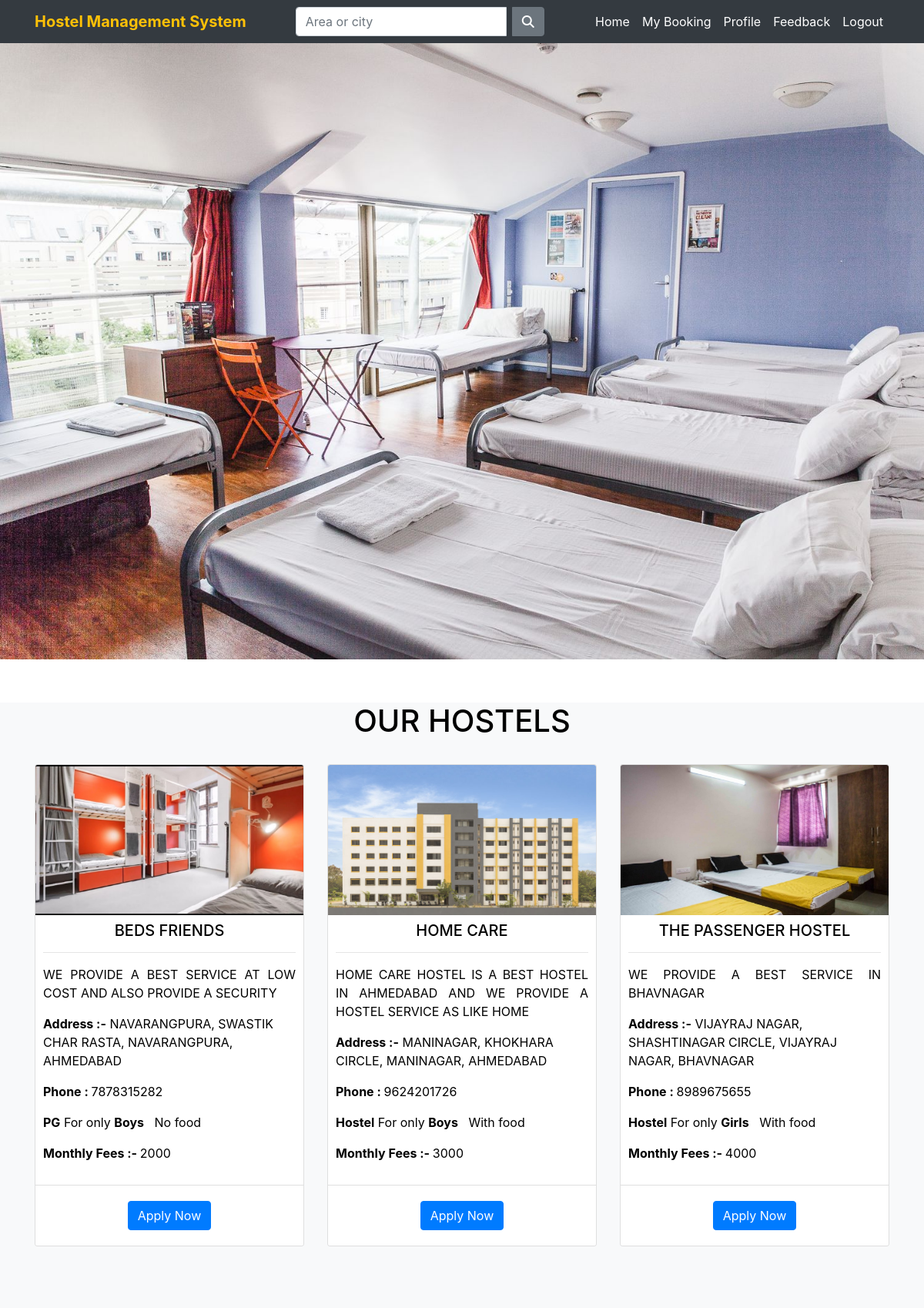
/student/home.php (signed in), run on the app's committed database.
### tables this page shows
CREATE TABLE `pg_hostel` (
  `pg_hostel_id` int(6) NOT NULL,
  `name` varchar(25) NOT NULL,
  `address` varchar(20) NOT NULL,
  `area` varchar(15) NOT NULL,
  `city` varchar(15) NOT NULL,
  `fees` int(6) NOT NULL,
  `pg_id` int(4) NOT NULL,
  `type` varchar(10) NOT NULL,
  `pg_type` varchar(11) NOT NULL,
  `staus` varchar(10) NOT NULL,
  `about` varchar(100) NOT NULL,
  `rdate` date NOT NULL,
  `mobile` bigint(12) NOT NULL,
  `road` varchar(60) NOT NULL,
  `food` varchar(6) NOT NULL
);

CREATE TABLE `imgaes` (
  `img_id` int(6) NOT NULL,
  `img` varchar(100) NOT NULL,
  `pg_hostel_id` int(6) NOT NULL
);

### student/home.php (the view, shortened to what this page needs)
<?php
include("../db.php");
if(isset($_POST['search']))
{
    $serach=trim($_POST['val']);
    $sql="select * from pg_hostel where 	staus='Approved' and (city like '".$serach."%' or city like '%".$serach."' or area like '".$serach."%' or area like '%".$serach."')";
    $res=mysqli_query($con,$sql) or die('no select <br>'.$sql.'<br>'. mysqli_error($con));
  }
  else{
    $sql="select * from pg_hostel where staus='Approved'";
    $res=mysqli_query($con,$sql) or die("not found  <br>".$sql ."<br>". mysqli_error($con));
  }
?>
<!DOCTYPE html>
<html lang="en">
<head>
    <link rel="stylesheet" href="https://stackpath.bootstrapcdn.com/bootstrap/4.5.2/css/bootstrap.min.css">
    <link rel="stylesheet" type="text/css" href="https://cdn.datatables.net/1.10.22/css/dataTables.bootstrap4.min.css"/>
    <link rel="stylesheet" href="../css/mystyle.css">
</head>
<body>
      <nva class="navbar navbar-expand-md bg-dark navbar-dark container-fuild">
        <div class="container">
        <a href="#" class="navbar-brand text-warning font-weight-bold">Hostel Management System </a>
        <form class="form-inline pl-5 float-right " action ="" method="post">
            <div class="input-group">
            <input class="form-control mr-sm-2 " name="val"  id="val" type="search" placeholder="Area or city" aria-label="Search">
            <div class="input-group-append">
              <button type="submit" name="search" class="btn btn-secondary"><i class="fa fa-search"></i></button>
            </div>
          </div>
          </form>
          <div class="collapse navbar-collapse text-center" id="menulinks">
          <ul class="navbar-nav ml-auto">
             <li class="nav-item">
               <a href="home.php" class="nav-link text-white">Home</a>
             </li>
             <li class="nav-item">
              <a href="dash.php" class="nav-link text-white">My Booking</a>
            </li>
            <li class="nav-item">
              <a href="change.php" class="nav-link text-white">Profile </a>
            </li>
            <li class="nav-item">
              <a href="feedback.php" class="nav-link text-white">Feedback</a>
            </li>
            <li class="nav-item">
              <a href="../logout.php" class="nav-link text-white"> Logout</a>
            </li>
           </ul>
          </div>
        </div>
      </nva>
      <div id="carouselExampleControls" class="carousel slide" data-ride="carousel">
        <div class="carousel-inner">
          <div class="carousel-item active">
            <img src="../image/h5.jpg" class="d-block w-100" alt="...">
            <div class="carousel-caption d-none d-md-block">
            </div>
          </div>
        </div>
        <a class="carousel-control-prev" href="#carouselExampleControls" role="button" data-slide="prev">
          <span class="carousel-control-prev-icon" aria-hidden="true"></span>
        </a>
        <a class="carousel-control-next" href="#carouselExampleControls" role="button" data-slide="next">
          <span class="carousel-control-next-icon" aria-hidden="true"></span>
        </a>
      </div>
<section class="section-1 bg-light   mt-0">
  <div class="container ">
      <h1 class="heading-1 pb-2 text-center">Our Hostels</h1>
     <?php
      $count=3;
    while($row=mysqli_fetch_row($res))
      {
        $sql1="select * from imgaes where pg_hostel_id=$row[0]";
        $res1=mysqli_query($con,$sql1) or die('not found <br>'.$sql1.'<br>' . mysqli_error($con));
        $img=mysqli_fetch_row($res1);
        if ($count==3) {
          echo "<div class='row mt-4'>";
          $count=0;
        }
        if($row[14]=='yes')
        {
          $food="With food";
        }
        else{
          $food="No food";
        }
        echo "
        <div class='col-md-4 col-sm-12'>
          <div class='card-container '>
            <div class='card'>
              <div class='front'>
                <div class='cover'>
                  <img  class='card-img-top cimg' src='../uploadimages/".$img[1]."'/>
                </div>
                <div class='content'>
                  <div class='main'>
                  <h5 class='card-title text-uppercase  pt-2 text-center'>".$row[1]."</h5> <hr>
                  <p class='text-justify text-capitalize'>".$row[10]."</p>
                  <p class='text-left text-capitalize'><address class='text-capitalize'><strong> Address :-</strong> ".$row[3].", ".$row[13].", ".$row[3].", ".$row[4]."</address></p>
                  <p class='text-left text-capitalize'><strong > Phone : </strong>".$row[12]."</p>
                  <p class='text-left'><b>".$row[7]."</b> For only <b> ".$row[8]."</b> &nbsp; ".$food." </p>
                  <p class='text-left'><b>Monthly Fees :- </b>".$row[5]."</p>
                  </div>
                  <div class='card-footer bg-white text-center'>
        <a href='apply.php?id=".$row[0]."' class='nav-link'> <button type='button' class='btn btn-primary'>Apply Now</button></a>
    </div>
                </div>
              </div>
            </div>
          </div>
        </div>";
        $count++;
        if ($count==3) {
          echo '</div>';
        }
      }
     ?>
  </div>
</section>
</body>
</html>

### css/mystyle.css (style rules this page uses)
html,body { height: 100%; margin:0px; padding: 0px; }
.active { color: black !important; background-color:#E7B10D; }
.carousel-item { height: 100vh; min-height: 300px; background: no-repeat center center scroll; background-size:cover; }
.carousel-caption { bottom: 220px; }
.section-1, .heading-1 { margin-top: 5%; }
.heading-1 { text-transform: uppercase; }
.section-1, .para-1 { margin-bottom: 5%; }
.section-1,.card-text, .para-1 { color:rgba(0,0, 0, 59); }
.section-1 { margin-bottom: 0%; padding-bottom: 80px; }
.cimg { height :195.75px; }
.main { min-height: 350px; padding: 0px 10px; }

### data on the page
pg_hostel: imgaes.img (picture), name "BEDS FRIENDS", about "WE PROVIDE A BEST SERVICE AT LOW COST AND ALSO PROVIDE A SECURITY", area "NAVARANGPURA", road "SWASTIK CHAR RASTA", city "AHMEDABAD", mobile "7878315282", type "PG", pg_type "Boys", food "No food", fees "2000"
pg_hostel: imgaes.img (picture), name "HOME CARE", about "HOME CARE HOSTEL IS A BEST HOSTEL IN AHMEDABAD AND WE PROVIDE A HOSTEL SERVICE AS LIKE HOME", area "MANINAGAR", road "KHOKHARA CIRCLE", city "AHMEDABAD", mobile "9624201726", type "Hostel", pg_type "Boys", food "With food", fees "3000"
pg_hostel: imgaes.img (picture), name "THE PASSENGER HOSTEL", about "WE PROVIDE A BEST SERVICE IN BHAVNAGAR", area "VIJAYRAJ NAGAR", road "SHASHTINAGAR CIRCLE", city "BHAVNAGAR", mobile "8989675655", type "Hostel", pg_type "Girls", food "With food", fees "4000"
